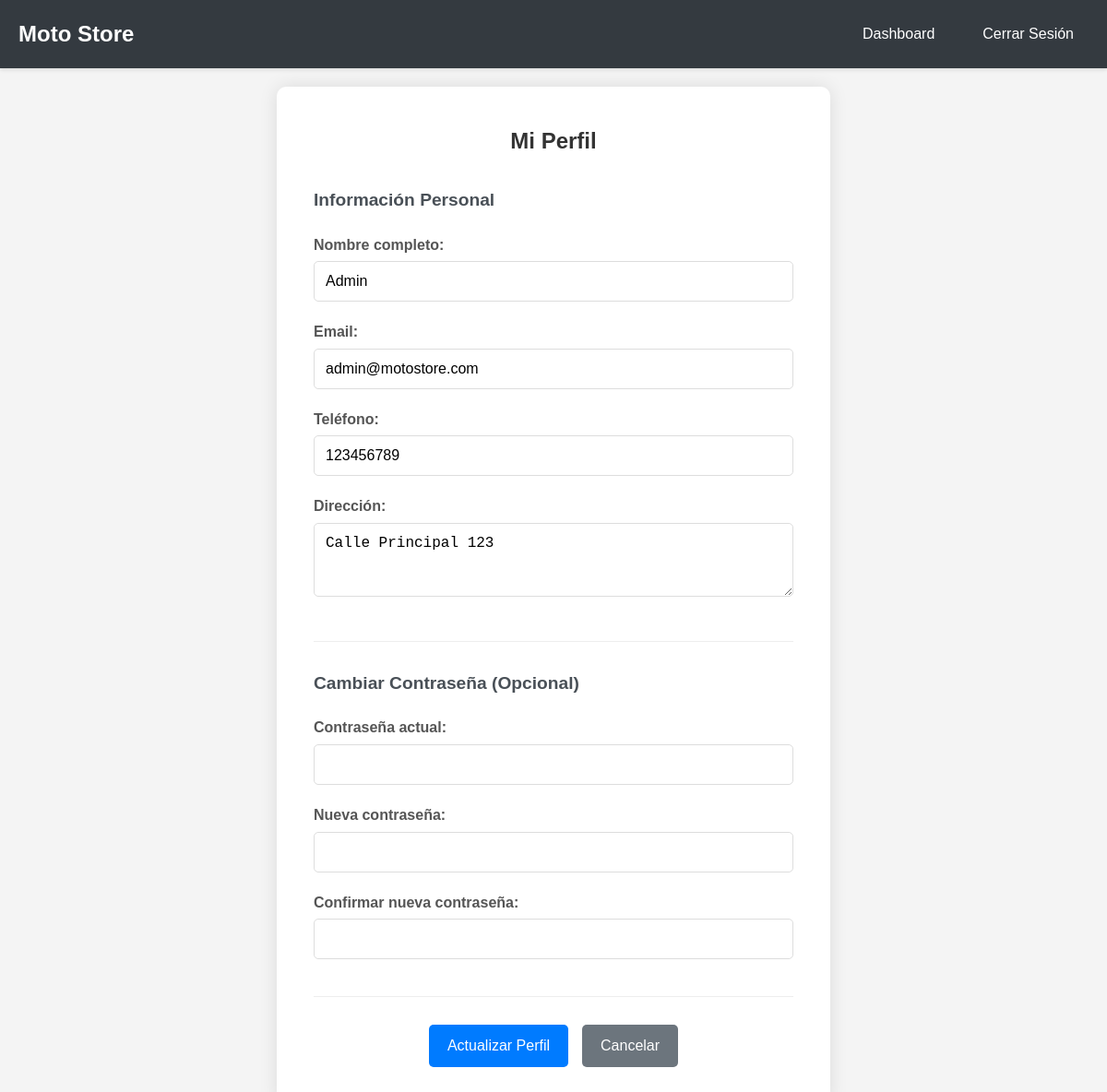
The app's page /perfil.php (signed in) with its own data.
### tables this page shows
CREATE TABLE usuarios (
    id INT AUTO_INCREMENT PRIMARY KEY,
    nombre VARCHAR(100) NOT NULL,
    email VARCHAR(100) UNIQUE NOT NULL,
    password VARCHAR(255) NOT NULL,
    telefono VARCHAR(20),
    direccion TEXT,
    fecha_registro TIMESTAMP DEFAULT CURRENT_TIMESTAMP
);

### perfil.php (the view, shortened to what this page needs)
<?php
$database = new Database();
$db = $database->getConnection();
$query = "SELECT * FROM usuarios WHERE id = :id";
$stmt = $db->prepare($query);
$stmt->bindParam(':id', $_SESSION['usuario_id']);
$stmt->execute();
$usuario = $stmt->fetch(PDO::FETCH_ASSOC);
?>
<!DOCTYPE html>
<html lang="es">
<head>
    <link rel="stylesheet" href="css/styles.css">
</head>
<body>
    <nav class="navbar">
        <div class="nav-container">
            <h1 class="nav-logo">Moto Store</h1>
            <div class="nav-menu">
                <a href="dashboard.php" class="nav-link">Dashboard</a>
                <a href="logout.php" class="nav-link">Cerrar Sesión</a>
            </div>
        </div>
    </nav>
    <div class="perfil-container">
        <div class="perfil-form">
            <h2>Mi Perfil</h2>
            <form id="perfilForm" method="POST" action="">
                <div class="form-section">
                    <h3>Información Personal</h3>
                    <div class="form-group">
                        <label for="nombre">Nombre completo:</label>
                        <input type="text" id="nombre" name="nombre" value="<?php echo htmlspecialchars($usuario['nombre']); ?>" required>
                    </div>
                    <div class="form-group">
                        <label for="email">Email:</label>
                        <input type="email" id="email" name="email" value="<?php echo htmlspecialchars($usuario['email']); ?>" required>
                    </div>
                    <div class="form-group">
                        <label for="telefono">Teléfono:</label>
                        <input type="tel" id="telefono" name="telefono" value="<?php echo htmlspecialchars($usuario['telefono']); ?>">
                    </div>
                    <div class="form-group">
                        <label for="direccion">Dirección:</label>
                        <textarea id="direccion" name="direccion" rows="3"><?php echo htmlspecialchars($usuario['direccion']); ?></textarea>
                    </div>
                </div>
                <div class="form-section">
                    <h3>Cambiar Contraseña (Opcional)</h3>
                    <div class="form-group">
                        <label for="password_actual">Contraseña actual:</label>
                        <input type="password" id="password_actual" name="password_actual">
                    </div>
                    <div class="form-group">
                        <label for="nueva_password">Nueva contraseña:</label>
                        <input type="password" id="nueva_password" name="nueva_password">
                    </div>
                    <div class="form-group">
                        <label for="confirmar_password">Confirmar nueva contraseña:</label>
                        <input type="password" id="confirmar_password" name="confirmar_password">
                    </div>
                </div>
                <div class="form-actions">
                    <button type="submit" class="btn btn-primary">Actualizar Perfil</button>
                    <a href="dashboard.php" class="btn btn-secondary">Cancelar</a>
                </div>
            </form>
        </div>
    </div>
</body>
</html>

### css/styles.css (style rules this page uses)
* { margin: 0; padding: 0; box-sizing: border-box; }
body { font-family: "Arial", sans-serif; line-height: 1.6; color: #333; background-color: #f4f4f4; }
.btn { display: inline-block; padding: 10px 20px; border: none; border-radius: 5px; cursor: pointer; text-decoration: none; text-align: center; font-size: 16px; transition: all 0.3s ease; }
.btn-primary { background-color: #007bff; color: white; }
.btn-secondary { background-color: #6c757d; color: white; }
.navbar { background-color: #343a40; color: white; padding: 1rem 0; box-shadow: 0 2px 4px rgba(0, 0, 0, 0.1); }
.nav-container { max-width: 1200px; margin: 0 auto; padding: 0 20px; display: flex; justify-content: space-between; align-items: center; }
.nav-logo { font-size: 1.5rem; font-weight: bold; }
.nav-menu { display: flex; align-items: center; gap: 20px; }
.nav-link { color: white; text-decoration: none; padding: 8px 16px; border-radius: 4px; transition: background-color 0.3s; }
.login-container, .register-container, .perfil-container { min-height: 100vh; display: flex; align-items: center; justify-content: center; padding: 20px; }
.login-form, .register-form, .perfil-form { background: white; padding: 40px; border-radius: 10px; box-shadow: 0 0 20px rgba(0, 0, 0, 0.1); width: 100%; max-width: 500px; }
.perfil-form { max-width: 600px; }
.login-form h2, .register-form h2, .perfil-form h2 { text-align: center; margin-bottom: 30px; color: #333; }
.form-group { margin-bottom: 20px; }
.form-section { margin-bottom: 30px; padding-bottom: 20px; border-bottom: 1px solid #eee; }
.form-section h3 { margin-bottom: 20px; color: #495057; font-size: 1.2rem; }
.form-group label { display: block; margin-bottom: 5px; font-weight: bold; color: #555; }
.form-group input, .form-group textarea { width: 100%; padding: 12px; border: 1px solid #ddd; border-radius: 5px; font-size: 16px; transition: border-color 0.3s; }
.form-actions { display: flex; gap: 15px; justify-content: center; margin-top: 30px; }

### records on screen
usuarios: nombre "Admin", email "admin@motostore.com", telefono "123456789", direccion "Calle Principal 123"
